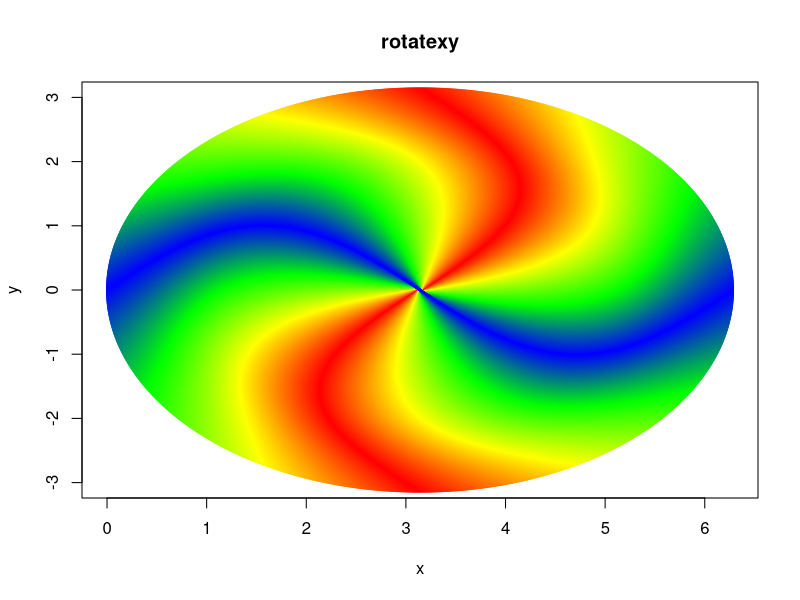
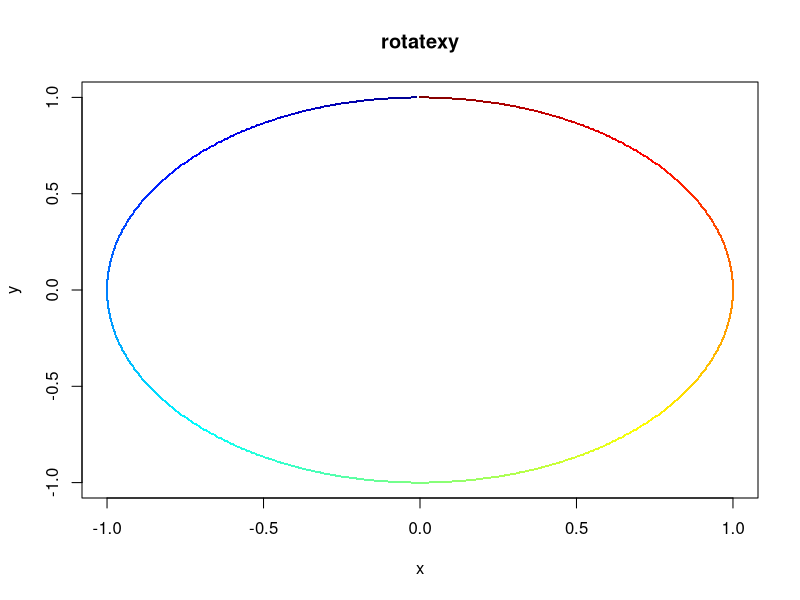

Write R code to recreate these figures, in order.
library(shape)


### Name: rotatexy
### Title: rotates 2-column matrix around a midpoint
### Aliases: rotatexy
### Keywords: manip

### ** Examples

x <- seq(0, 2*pi, pi/100)
y <- sin(x)
cols <- intpalette(c("blue", "green", "yellow", "red"), n = 500)
cols <- c(cols,rev(cols))
plot(x, y, type = "l", ylim = c(-3, 3), main = "rotatexy", 
     col = cols[1], lwd = 2)
for (i in 2:1000) 
  lines(rotatexy( cbind(x, y), angle = 0.18*i),
        col = cols[i], lwd = 2)
  
cols <- femmecol(1000)
plot(x, y, xlim = c(-1, 1), ylim = c(-1, 1), main = "rotatexy",
     col = cols[1], type = "n")
for (i in 2:1000) {
  xy <- rotatexy(c(0, 1), angle = 0.36*i, mid = c(0,0))
  points(xy[1], xy[2], col = cols[i], pch = ".", cex = 2)
}
